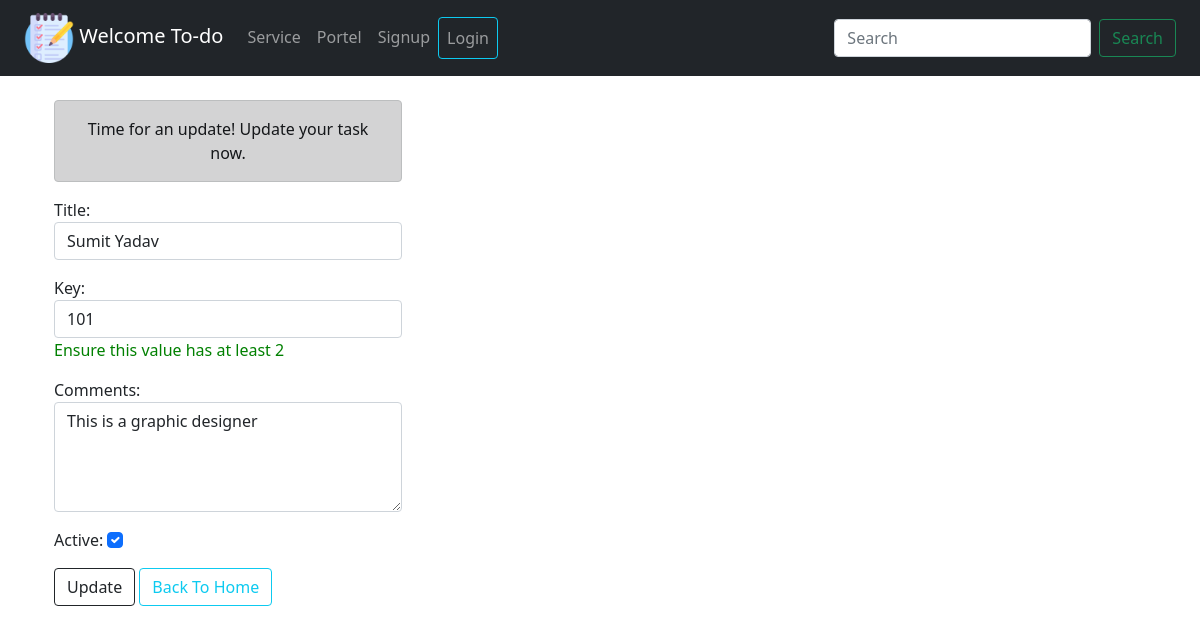
The page /cr/37/update/ on the database its author committed.
### course/models.py (models this page shows)
class UserTask(models.Model):
    title = models.CharField(("Title"), max_length=50)
    key = models.IntegerField(("Key"))
    details = models.CharField(("Comments"), max_length=150)
    active = models.BooleanField(("Active"), default=True)

### course/views.py (the view)
# urls.py: path("<int:id>/update/", views.update_data, name="update"),
def update_data(request, id):
    if request.method == "POST":
        pi = UserTask.objects.get(pk=id)
        fm = Form(request.POST, instance=pi)
        if fm.is_valid():
            fm.save()
            messages.success(request, "Task Updated!!")
    else:
        pi = UserTask.objects.get(pk=id)
        fm = Form(instance=pi)
    return render(request, "course/update.html", {"form": fm})

### course/forms.py
class Form(forms.ModelForm):
    key = forms.CharField(widget=forms.NumberInput(attrs={'class':'form-control'}), min_length=2, max_length=10, help_text="Ensure this value has at least 2")
    class Meta:
        model = UserTask
        fields = ("title", "key", "details", "active")
        widgets = {
            "title": forms.TextInput(attrs={"class": "form-control"}),
            "key": forms.NumberInput(attrs={"class": "form-control"}),
            "details": forms.Textarea(attrs={"class": "form-control", "rows": 4}),
            "active": forms.CheckboxInput(attrs={"class": "form-check-input"}),
        }

### course/templates/course/update.html (shortened to what this page needs)
{% extends 'course/base.html' %}
{% block content %}
<div class="container">
  <div class="row">
    <div class="col-sm-4">
      <p class="alert alert-dark text-center">Time for an update! Update your task now.</p>
      <form action="" method="post">
        {% csrf_token %} {{form.as_p}}
        <input type="submit" value="Update" class="btn btn-outline-dark" />
        <a href="{% url 'home' %}" class="btn btn-outline-info" >Back To Home</a>
      </form>
    </div>
  </div>
</div>
{% endblock content %}

### course/templates/course/base.html (style rules this page uses)
.helptext { color: green; }

### rows shown on the page
UserTask: title "Sumit Yadav", key "101", details "This is a graphic designer", active "☑"
